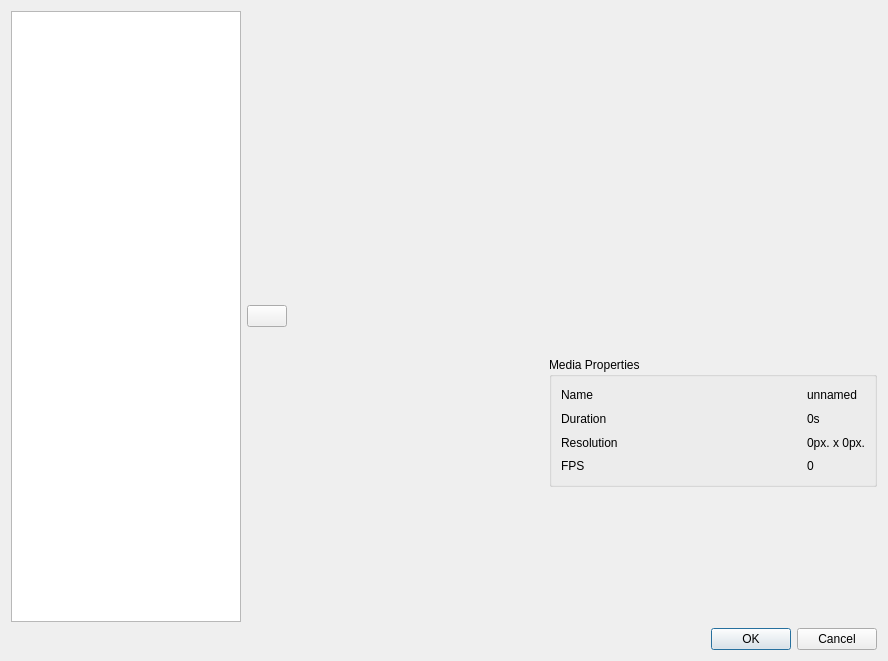
<?xml version="1.0" encoding="UTF-8"?>
<ui version="4.0">
 <class>ImportController</class>
 <widget class="QDialog" name="ImportController">
  <property name="geometry">
   <rect>
    <x>0</x>
    <y>0</y>
    <width>888</width>
    <height>661</height>
   </rect>
  </property>
  <property name="windowTitle">
   <string>Dialog</string>
  </property>
  <layout class="QVBoxLayout" name="verticalLayout">
   <item>
    <layout class="QHBoxLayout" name="horizontalLayout">
     <item>
      <widget class="QTreeView" name="treeView"/>
     </item>
     <item>
      <widget class="QPushButton" name="forwardButton">
       <property name="text">
        <string/>
       </property>
       <property name="icon">
        <iconset>
         <normaloff>:/images/forward</normaloff>:/images/forward</iconset>
       </property>
      </widget>
     </item>
     <item>
      <widget class="QWidget" name="stackViewContainer" native="true">
       <property name="minimumSize">
        <size>
         <width>250</width>
         <height>0</height>
        </size>
       </property>
       <property name="maximumSize">
        <size>
         <width>16777215</width>
         <height>16777215</height>
        </size>
       </property>
       <property name="baseSize">
        <size>
         <width>250</width>
         <height>0</height>
        </size>
       </property>
      </widget>
     </item>
     <item>
      <layout class="QVBoxLayout" name="verticalLayout_2">
       <item>
        <widget class="QWidget" name="previewContainer" native="true">
         <property name="minimumSize">
          <size>
           <width>328</width>
           <height>340</height>
          </size>
         </property>
         <property name="maximumSize">
          <size>
           <width>16777215</width>
           <height>340</height>
          </size>
         </property>
        </widget>
       </item>
       <item>
        <widget class="QGroupBox" name="groupBox">
         <property name="title">
          <string>Media Properties</string>
         </property>
         <layout class="QGridLayout" name="gridLayout">
          <item row="0" column="0">
           <widget class="QLabel" name="nameLabel">
            <property name="text">
             <string>Name</string>
            </property>
           </widget>
          </item>
          <item row="0" column="1">
           <widget class="QLabel" name="nameValueLabel">
            <property name="text">
             <string>unnamed</string>
            </property>
           </widget>
          </item>
          <item row="1" column="0">
           <widget class="QLabel" name="durationLabel">
            <property name="text">
             <string>Duration</string>
            </property>
           </widget>
          </item>
          <item row="1" column="1">
           <widget class="QLabel" name="durationValueLabel">
            <property name="text">
             <string>0s</string>
            </property>
           </widget>
          </item>
          <item row="2" column="0">
           <widget class="QLabel" name="resolutionLabel">
            <property name="sizePolicy">
             <sizepolicy hsizetype="Expanding" vsizetype="Preferred">
              <horstretch>0</horstretch>
              <verstretch>0</verstretch>
             </sizepolicy>
            </property>
            <property name="text">
             <string>Resolution</string>
            </property>
           </widget>
          </item>
          <item row="2" column="1">
           <widget class="QLabel" name="resolutionValueLabel">
            <property name="sizePolicy">
             <sizepolicy hsizetype="Maximum" vsizetype="Minimum">
              <horstretch>0</horstretch>
              <verstretch>0</verstretch>
             </sizepolicy>
            </property>
            <property name="text">
             <string>0px. x 0px.</string>
            </property>
           </widget>
          </item>
          <item row="3" column="0">
           <widget class="QLabel" name="fpsLabel">
            <property name="sizePolicy">
             <sizepolicy hsizetype="Expanding" vsizetype="Preferred">
              <horstretch>0</horstretch>
              <verstretch>0</verstretch>
             </sizepolicy>
            </property>
            <property name="text">
             <string>FPS</string>
            </property>
           </widget>
          </item>
          <item row="3" column="1">
           <widget class="QLabel" name="fpsValueLabel">
            <property name="text">
             <string>0</string>
            </property>
           </widget>
          </item>
         </layout>
        </widget>
       </item>
       <item>
        <widget class="QWidget" name="tagContainer" native="true"/>
       </item>
      </layout>
     </item>
    </layout>
   </item>
   <item>
    <widget class="QDialogButtonBox" name="buttonBox">
     <property name="orientation">
      <enum>Qt::Horizontal</enum>
     </property>
     <property name="standardButtons">
      <set>QDialogButtonBox::Cancel|QDialogButtonBox::Ok</set>
     </property>
    </widget>
   </item>
  </layout>
 </widget>
 <resources/>
 <connections>
  <connection>
   <sender>buttonBox</sender>
   <signal>accepted()</signal>
   <receiver>ImportController</receiver>
   <slot>accept()</slot>
   <hints>
    <hint type="sourcelabel">
     <x>248</x>
     <y>254</y>
    </hint>
    <hint type="destinationlabel">
     <x>157</x>
     <y>274</y>
    </hint>
   </hints>
  </connection>
  <connection>
   <sender>buttonBox</sender>
   <signal>rejected()</signal>
   <receiver>ImportController</receiver>
   <slot>reject()</slot>
   <hints>
    <hint type="sourcelabel">
     <x>316</x>
     <y>260</y>
    </hint>
    <hint type="destinationlabel">
     <x>286</x>
     <y>274</y>
    </hint>
   </hints>
  </connection>
 </connections>
</ui>
